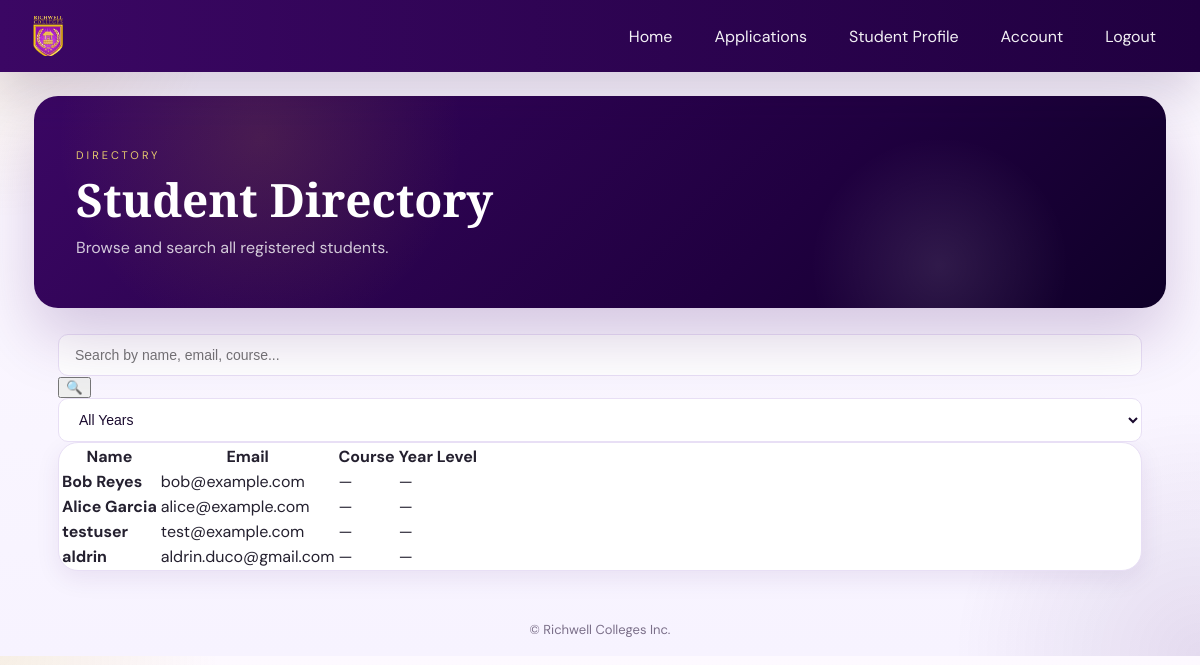
The page /users/students/ on the database its author committed.
### users/models.py (models this page shows, shortened)
class StudentProfile(models.Model):
    user = models.OneToOneField(User, on_delete=models.CASCADE)
    course = models.CharField(max_length=100, blank=True)
    year_level = models.CharField(max_length=20, blank=True)
    contact_number = models.CharField(max_length=20, blank=True)
    address = models.TextField(blank=True)

### users/views.py (the view, shortened to what this page needs)
# urls.py: path('students/', views.students_list, name='students_list'),
def students_list(request):
    students = StudentProfile.objects.select_related('user').all().order_by('-id')
    search_query = request.GET.get('q', '').strip()
    year_filter = request.GET.get('year', '').strip()
    if year_filter:
        students = students.filter(year_level__icontains=year_filter)
    paginator = Paginator(students, 5)
    page_number = request.GET.get('page', 1)
    page_obj = paginator.get_page(page_number)
    return render(request, 'users/students_list.html', {
        'page_obj': page_obj,
        'students': page_obj.object_list,
        'search_query': search_query,
        'year_filter': year_filter,
        'total_count': paginator.count,
    })

### users/templates/users/students_list.html (shortened to what this page needs)
{% extends 'base.html' %}
{% block content %}
<div class="hero">
  <div class="hero-inner">
    <div class="hero-eyebrow">Directory</div>
    <h1>Student <span>Directory</span></h1>
    <p>Browse and search all registered students.</p>
  </div>
</div>
<div class="container">
  <div class="search-filter-section">
    <form method="get" class="search-box" style="grid-column: 1;">
      <input type="text" name="q" placeholder="Search by name, email, course..." value="{{ search_query }}">
      <button type="submit">🔍</button>
    </form>
    <div class="filter-group">
      <select name="year" class="filter-select" onchange="updateFilter(this)">
        <option value="">All Years</option>
      </select>
    </div>
  </div>
  <div class="table-container">
    {% if students %}
    <table>
      <thead>
        <tr>
          <th>Name</th>
          <th>Email</th>
          <th>Course</th>
          <th>Year Level</th>
        </tr>
      </thead>
      <tbody>
        {% for student in students %}
        <tr>
          <td><strong>{{ student.user.get_full_name|default:student.user.username }}</strong></td>
          <td>{{ student.user.email }}</td>
          <td>{{ student.course|default:"—" }}</td>
          <td>{{ student.year_level|default:"—" }}</td>
        </tr>
        {% endfor %}
      </tbody>
    </table>
    {% else %}
    <div class="empty-state">
      <div class="empty-state-icon">👥</div>
      <h3>No Students Found</h3>
      <p>No students match your search criteria.</p>
    </div>
    {% endif %}
  </div>
</div>
{% endblock %}

### templates/base.html (style rules this page uses)
:root { --purple: #3b0764; --purple-mid: #5b21b6; --purple-light: #ede9fe; --gold: #c9a227; --gold-light: #e6c96e; --cream: #fbf8ff; --white: #ffffff; --text: #24202f; --text-muted: #7b6f89; --border: #e9e3f4; --shadow-sm: 0 8px 24px rgba(59,7,100,0.08); --shadow-md: 0 14px 44px rgba(59,7,100,0.12); --radius: 20px; }
*, *::before, *::after { box-sizing: border-box; }
html { scroll-behavior: smooth; }
body { margin: 0; min-height: 100%; font-family: 'DM Sans', sans-serif; color: var(--text); background: radial-gradient(circle at top left, rgba(201,162,39,0.12), transparent 16%), radial-gradient(circle at bottom right, rgba(59,7,100,0.10), transparent 18%), linear-gradient(180deg, #fdf9ff 0%, #f7f3ff 100%); }
.container { max-width: 1180px; margin: 24px auto 32px; padding: 0 24px; }
:root { --purple: #3b0764; --purple-mid: #5b21b6; --purple-light:#ede9fe; --gold: #c9a227; --gold-light: #e6c96e; --gold-pale: #fdf6e3; --cream: #faf8ff; --white: #ffffff; --text-dark: #1a0a2e; --text-body: #4b4060; --text-muted: #8b80a0; --border: #e8dff5; --shadow-sm: 0 8px 24px rgba(59,7,100,0.08); --shadow-md: 0 16px 40px rgba(59,7,100,0.12); --radius: 20px; }
.hero { background: linear-gradient(135deg, var(--purple), #200040 65%, #0f0028 100%); padding: 52px 42px 50px; position: relative; overflow: hidden; border-radius: 24px; color: var(--white); margin-bottom: 26px; box-shadow: 0 28px 64px rgba(59,7,100,0.2); }
.hero::after { content: ''; position: absolute; inset: 0; background: radial-gradient(circle at 20% 20%, rgba(201,162,39,0.15), transparent 22%), radial-gradient(circle at 80% 80%, rgba(255,255,255,0.1), transparent 14%); pointer-events: none; }
.hero-inner { position: relative; z-index: 1; max-width: 980px; }
.hero-eyebrow { font-size: 11px; color: var(--gold-light); letter-spacing: 3px; text-transform: uppercase; margin-bottom: 14px; }
.hero h1 { font-family: 'Cormorant Garamond', serif; font-size: 46px; margin: 0 0 14px; line-height: 1.02; }
.hero p { color: rgba(255,255,255,0.78); margin: 0; font-size: 16px; max-width: 700px; }
.table-container { background: var(--white); border-radius: var(--radius); border: 1px solid var(--border); box-shadow: var(--shadow-sm); overflow: hidden; }
input[type="text"], input[type="email"], input[type="number"], select, textarea { width:100%; padding:12px 16px; border:1.5px solid var(--border); border-radius:10px; background:var(--white); font-size:14px; color:var(--text-dark) }

### rows shown on the page
StudentProfile: user.get_full_name "Bob Reyes", user.email "bob@example.com", course "—", year_level "—"
StudentProfile: user.get_full_name "Alice Garcia", user.email "alice@example.com", course "—", year_level "—"
StudentProfile: user.get_full_name "testuser", user.email "test@example.com", course "—", year_level "—"
StudentProfile: user.get_full_name "aldrin", user.email "aldrin.duco@gmail.com", course "—", year_level "—"
